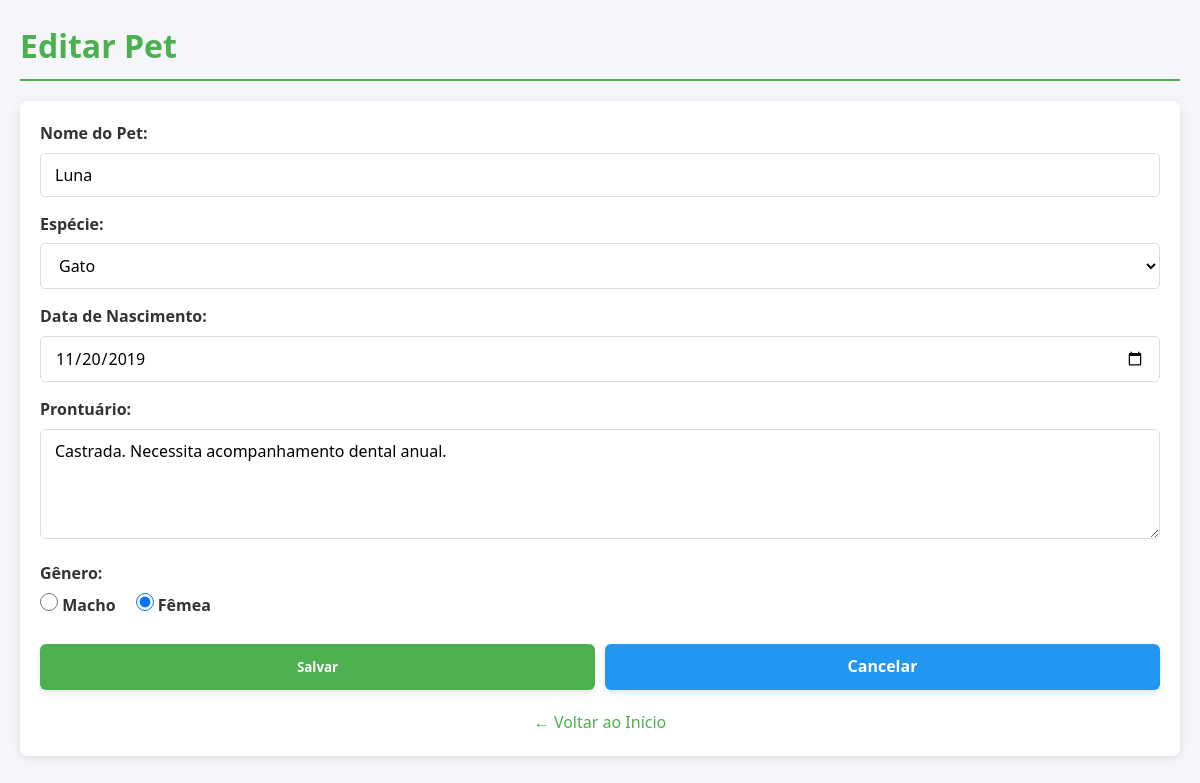
/editar_pet.php?id=2 (signed in), run on the app's committed database.
### tables this page shows
CREATE TABLE `pets` (
  `id_pet` int NOT NULL,
  `nome` varchar(100) NOT NULL,
  `nascimento` date DEFAULT NULL,
  `id_especie` int NOT NULL,
  `prontuario` text,
  `genero` enum('Macho','Fêmea') NOT NULL
);

### editar_pet.php (the view, shortened to what this page needs)
<?php
include 'conexao.php';
?>
<!DOCTYPE html>
<html lang="pt-BR">
<head>
    <link rel="stylesheet" href="styles.css">
</head>
<body>
    <div class="container">
        <h1 class="page-title">Editar Pet</h1>
        <?php
        $id_pet = $_GET['id'];
        $sql = "SELECT p.*, e.nome as especie_nome
                FROM pets p
                JOIN especies e ON p.id_especie = e.id_especie
                WHERE p.id_pet = $id_pet";
        $result = mysqli_query($con, $sql);
        if ($result && mysqli_num_rows($result) == 1) {
            $pet = mysqli_fetch_assoc($result);
            $nome = $pet['nome'];
            $id_especie = $pet['id_especie'];
            $nascimento = $pet['nascimento'];
            $prontuario = $pet['prontuario'];
            $genero = $pet['genero'];
        } else {
            echo '<div class="alert alert-danger">Pet não encontrado.</div>';
            echo '<div class="text-center" style="margin-top: 20px;"><a href="listar_pets.php" class="btn btn-primary">Voltar</a></div>';
            exit();
        }
        $sql_especies = "SELECT * FROM especies ORDER BY nome";
        $result_especies = mysqli_query($con, $sql_especies);
        ?>
        <div class="card">
            <div class="card-body">
                <form method="POST" action="">
                    <div class="form-group">
                        <label for="nome">Nome do Pet:</label>
                        <input type="text" id="nome" name="nome" value="<?php echo htmlspecialchars($nome); ?>" required class="form-control">
                    </div>
                    <div class="form-group">
                        <label for="id_especie">Espécie:</label>
                        <select id="id_especie" name="id_especie" required class="form-control">
                            <?php
                            if ($result_especies && mysqli_num_rows($result_especies) > 0) {
                                while ($especie = mysqli_fetch_assoc($result_especies)) {
                                    $selected = ($especie['id_especie'] == $id_especie) ? 'selected' : '';
                                    echo "<option value='{$especie['id_especie']}' $selected>{$especie['nome']}</option>";
                                }
                            }
                            ?>
                        </select>
                    </div>
                    <div class="form-group">
                        <label for="nascimento">Data de Nascimento:</label>
                        <input type="date" id="nascimento" name="nascimento" value="<?php echo $nascimento; ?>" class="form-control">
                    </div>
                    <div class="form-group">
                        <label for="prontuario">Prontuário:</label>
                        <textarea id="prontuario" name="prontuario" class="form-control" rows="4"><?php echo htmlspecialchars($prontuario); ?></textarea>
                    </div>
                    <div class="form-group">
                        <label>Gênero:</label>
                        <div class="radio-group">
                            <label class="radio-option">
                                <input type="radio" id="genero_m" name="genero" value="Macho" <?php echo ($genero == 'Macho') ? 'checked' : ''; ?> required>
                                Macho
                            </label>
                            <label class="radio-option">
                                <input type="radio" id="genero_f" name="genero" value="Fêmea" <?php echo ($genero == 'Fêmea') ? 'checked' : ''; ?> required>
                                Fêmea
                            </label>
                        </div>
                    </div>
                    <div class="form-buttons">
                        <button type="submit" class="btn btn-primary">Salvar</button>
                        <a href="listar_pets.php" class="btn btn-secondary">Cancelar</a>
                    </div>
                </form>
                <div class="text-center" style="margin-top: 20px;">
                    <a href="principal.php" class="link">← Voltar ao Início</a>
                </div>
            </div>
        </div>
    </div>
</body>
</html>

### styles.css (style rules this page uses)
:root { --primary: #4CAF50; --primary-dark: #388E3C; --secondary: #2196F3; --secondary-dark: #0B79D0; --danger: #F44336; --danger-dark: #C62828; --light: #F4F6F9; --dark: #212121; --white: #FFFFFF; --text-dark: #333333; --shadow: rgba(0, 0, 0, 0.1); }
* { margin: 0; padding: 0; box-sizing: border-box; font-family: 'Segoe UI', Tahoma, Geneva, Verdana, sans-serif; }
body { background-color: var(--light); color: var(--text-dark); line-height: 1.6; }
.container { max-width: 1200px; margin: auto; padding: 20px; }
h1, h2, h3 { color: var(--primary); margin-bottom: 20px; padding-bottom: 8px; border-bottom: 2px solid var(--primary); font-weight: 600; }
.btn { display: inline-block; padding: 10px 20px; border-radius: 6px; text-decoration: none; font-weight: 600; border: none; cursor: pointer; text-align: center; transition: all 0.3s ease; box-shadow: 0 3px 6px var(--shadow); width: auto; min-width: 120px; }
.btn-primary { background: var(--primary); color: var(--white); }
.btn-secondary { background: var(--secondary); color: var(--white); }
.form-group { margin-bottom: 15px; }
.form-group label { display: block; margin-bottom: 6px; font-weight: 600; color: var(--text-dark); }
.form-control { width: 100%; padding: 10px 14px; border: 1px solid #ddd; border-radius: 5px; font-size: 16px; transition: all 0.3s; background: var(--white); }
.card { background: var(--white); border-radius: 8px; box-shadow: 0 2px 10px var(--shadow); margin-bottom: 30px; overflow: hidden; }
.card-body { padding: 20px; }
.text-center { text-align: center; }
.link { color: var(--primary); text-decoration: none; }
.form-buttons { display: flex; gap: 10px; margin-top: 20px; }
.form-buttons .btn { width: auto; min-width: 120px; flex: none; }
.radio-group { display: flex; gap: 20px; margin-top: 5px; }
.radio-option { display: flex; align-items: center; gap: 8px; cursor: pointer; }
.radio-option input[type="radio"] { margin: 0; width: 18px; height: 18px; }

### editar_pet.php (style rules this page uses)
.form-buttons { display: flex; gap: 10px; margin-top: 20px; }
.form-buttons .btn { flex: 1; min-width: 120px; text-align: center; }

### data on the page
pets: nome "Luna", nascimento "11/20/2019", prontuario "Castrada. Necessita acompanhamento dental anual.", genero "☐ Macho", genero "☑ Fêmea"

### other printed values
form field id_especie "Gato"
